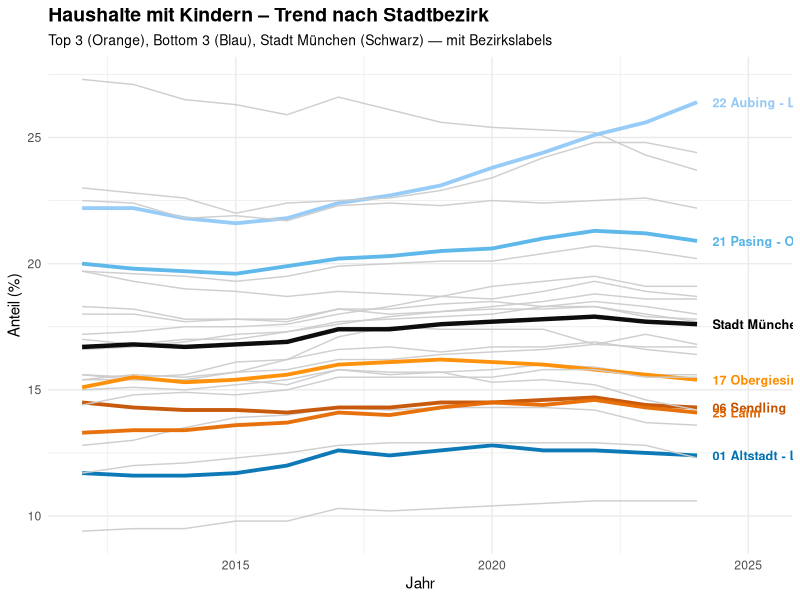

Reproduce this figure in R.
library(ggplot2)
library(dplyr)
library(readxl)

data <- read_excel("data/raw/export_be.xlsx", sheet = 2)

df_trend <- data %>%
  filter(
    Indikator == "Haushalte mit Kindern",
    Ausprägung == "insgesamt"
  ) %>%
  mutate(
    Indikatorwert = as.numeric(gsub(",", ".", as.character(Indikatorwert))),
    color_group = case_when(
      Raumbezug == "06 Sendling" ~ "top1",
      Raumbezug == "25 Laim" ~ "top2",
      Raumbezug == "17 Obergiesing - Fasangarten" ~ "top3",
      Raumbezug == "01 Altstadt - Lehel" ~ "bottom1",
      Raumbezug == "21 Pasing - Obermenzing" ~ "bottom2",
      Raumbezug == "22 Aubing - Lochhausen - Langwied" ~ "bottom3",
      Raumbezug == "Stadt München" ~ "munich",
      TRUE ~ "other"
    )
  )

# ---- Color palette identical to your uploaded image ----
cols <- c(
  "top1"    = "#C45100",  
  "top2"    = "#E56900",  
  "top3"    = "#FF8C00",  
  
  "bottom1" = "#0072B2",
  "bottom2" = "#56B4E9",
  "bottom3" = "#92C9F7",
  
  "munich"  = "black",
  
  "other"   = "grey80"
)


sizes <- c(
  "top1" = 1.3, "top2" = 1.3, "top3" = 1.3,
  "bottom1" = 1.3, "bottom2" = 1.3, "bottom3" = 1.3,
  "munich" = 1.5,
  "other" = 0.5
)

# ---- Create label data (latest year only) ----
latest_year <- max(df_trend$Jahr, na.rm = TRUE)

df_labels <- df_trend %>%
  filter(
    Jahr == latest_year,
    color_group != "other"   # 只给重点区加标签
  ) %>%
  select(Raumbezug, Jahr, Indikatorwert, color_group)

# ---- Plot with labels ----
ggplot(df_trend, aes(
  x = Jahr,
  y = Indikatorwert,
  group = Raumbezug,
  color = color_group,
  size = color_group
)) +
  geom_line(alpha = 0.95) +
  geom_text(
    data = df_labels,
    aes(
      label = Raumbezug,
      x = Jahr + 0.3        # 右移标签
    ),
    hjust = 0,
    size = 3.2,
    fontface = "bold",
    show.legend = FALSE
  ) +
  scale_color_manual(values = cols) +
  scale_size_manual(values = sizes) +
  expand_limits(x = latest_year + 1.2) +   # 为右侧标签留空间
  labs(
    title = "Haushalte mit Kindern – Trend nach Stadtbezirk",
    subtitle = "Top 3 (Orange), Bottom 3 (Blau), Stadt München (Schwarz) — mit Bezirkslabels",
    x = "Jahr",
    y = "Anteil (%)"
  ) +
  theme_minimal(base_size = 11) +
  theme(
    plot.title = element_text(face = "bold", size = 14),
    plot.subtitle = element_text(size = 10),
    legend.position = "none"
  )
